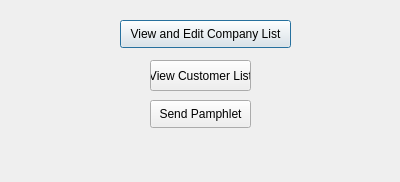
<?xml version="1.0" encoding="UTF-8"?>
<ui version="4.0">
 <class>adminOption</class>
 <widget class="QDialog" name="adminOption">
  <property name="geometry">
   <rect>
    <x>0</x>
    <y>0</y>
    <width>400</width>
    <height>182</height>
   </rect>
  </property>
  <property name="windowTitle">
   <string>Dialog</string>
  </property>
  <widget class="QPushButton" name="pushButton">
   <property name="geometry">
    <rect>
     <x>120</x>
     <y>20</y>
     <width>171</width>
     <height>28</height>
    </rect>
   </property>
   <property name="text">
    <string>View and Edit Company List</string>
   </property>
  </widget>
  <widget class="QPushButton" name="pushButton_2">
   <property name="geometry">
    <rect>
     <x>150</x>
     <y>100</y>
     <width>101</width>
     <height>28</height>
    </rect>
   </property>
   <property name="text">
    <string>Send Pamphlet</string>
   </property>
  </widget>
  <widget class="QPushButton" name="pushButton_3">
   <property name="geometry">
    <rect>
     <x>150</x>
     <y>60</y>
     <width>101</width>
     <height>31</height>
    </rect>
   </property>
   <property name="text">
    <string>View Customer List</string>
   </property>
  </widget>
 </widget>
 <resources/>
 <connections>
  <connection>
   <sender>pushButton</sender>
   <signal>clicked()</signal>
   <receiver>adminOption</receiver>
   <slot>viewCustomerList()</slot>
   <hints>
    <hint type="sourcelabel">
     <x>230</x>
     <y>71</y>
    </hint>
    <hint type="destinationlabel">
     <x>279</x>
     <y>22</y>
    </hint>
   </hints>
  </connection>
  <connection>
   <sender>pushButton_2</sender>
   <signal>clicked()</signal>
   <receiver>adminOption</receiver>
   <slot>sendPamphlet()</slot>
   <hints>
    <hint type="sourcelabel">
     <x>202</x>
     <y>120</y>
    </hint>
    <hint type="destinationlabel">
     <x>85</x>
     <y>144</y>
    </hint>
   </hints>
  </connection>
 </connections>
 <slots>
  <slot>viewCustomerList()</slot>
  <slot>sendPamphlet()</slot>
 </slots>
</ui>
